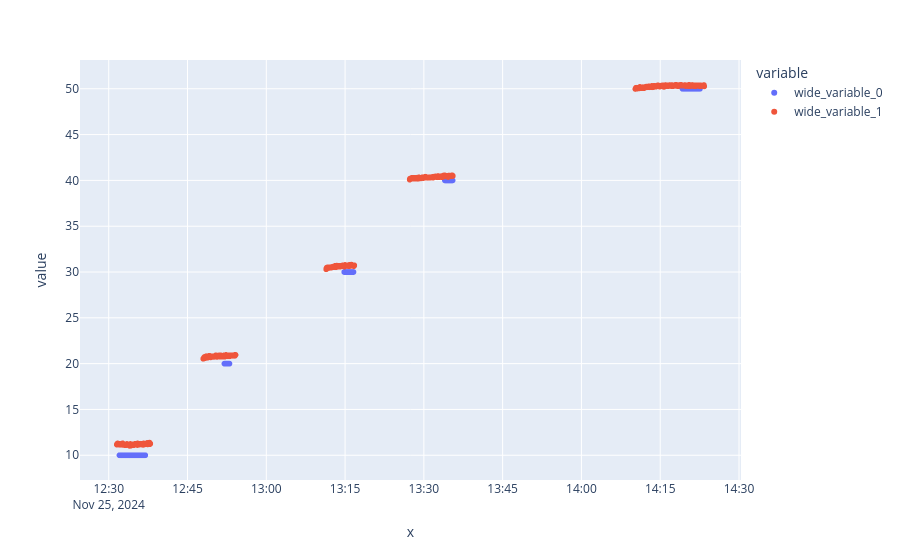

Here is the notebook cell this chart was saved with:
### Markdown cell above
## Referencia y sensor sobre el mismo eje de tiempo

`px.scatter` con una lista en `y` dibuja dos series y las nombra `wide_variable_0` (`Tref`) y
`wide_variable_1` (`T01`), porque recibió columnas sueltas y no un DataFrame con nombres. La
referencia es un segmento perfectamente horizontal en cada escalón y sólo existe dentro de las
ventanas; el sensor queda apenas por encima en todos, con más separación a 10 °C que a 50. El
error no es un desfase constante, por eso se ajusta una recta y no una resta.

### Code cell
#| label: fig-calib-t01-tref
#| fig-cap: "Referencia (`wide_variable_0`) y sensor (`wide_variable_1`) sobre el mismo eje de tiempo, sólo dentro de las ventanas etiquetadas. El sensor lee por encima de la referencia en todos los escalones, más a 10 °C que a 50."
#| fig-alt: "Cinco pares de tramos horizontales; en cada escalón el tramo rojo del sensor queda apenas arriba del azul de la referencia, con más separación a 10 grados."
px.scatter(
    x=T01.index,
    y = [T01.Tref,T01.T01]
)

### Figure 1 — Plotly figure (JSON) as saved in the notebook; plotly's stock layout.template omitted (floating-point values rounded to 4 significant figures; data arrays with more than 128 entries replaced by an {"elided": "..."} marker saying what was removed)
{"data": [{"hovertemplate": "variable=wide_variable_0<br>x=%{x}<br>value=%{y}<extra></extra>", "legendgroup": "wide_variable_0", "marker": {"color": "#636efa", "symbol": "circle"}, "mode": "markers", "name": "wide_variable_0", "showlegend": true, "type": "scattergl", "x": {"elided": "767 str values"}, "xaxis": "x", "y": {"elided": "767 float values"}, "yaxis": "y"}, {"hovertemplate": "variable=wide_variable_1<br>x=%{x}<br>value=%{y}<extra></extra>", "legendgroup": "wide_variable_1", "marker": {"color": "#EF553B", "symbol": "circle"}, "mode": "markers", "name": "wide_variable_1", "showlegend": true, "type": "scattergl", "x": {"elided": "767 str values"}, "xaxis": "x", "y": {"elided": "767 float values"}, "yaxis": "y"}], "layout": {"legend": {"title": {"text": "variable"}, "tracegroupgap": 0}, "margin": {"t": 60}, "xaxis": {"anchor": "y", "domain": [0, 1], "title": {"text": "x"}}, "yaxis": {"anchor": "x", "domain": [0, 1], "title": {"text": "value"}}}}
